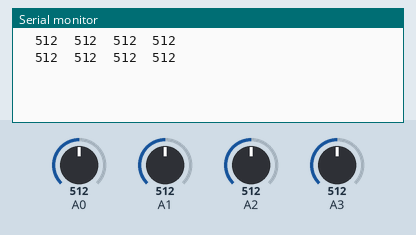
Bench run of a sketch on a simulated Arduino Uno, built with avr-gcc and run on an emulated ATmega328P. Shown: the last lines printed to the serial monitor. The test bench sets the inputs (shaded band); at power-on: A0 = 512, A1 = 512, A2 = 512, A3 = 512.

Above: at 1.5 s.
1.6 s: A0 set to 716
At 2.4 s:
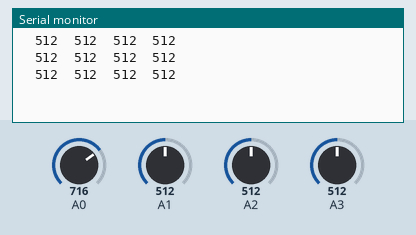
3.1 s: A1 set to 716
At 3.9 s:
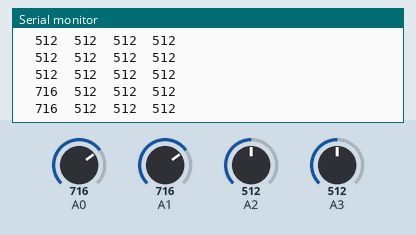
4.6 s: A2 set to 716
At 5.2 s:
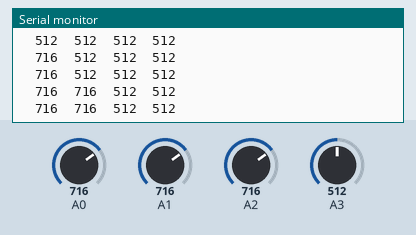
6.1 s: A3 set to 716
At 6.9 s:
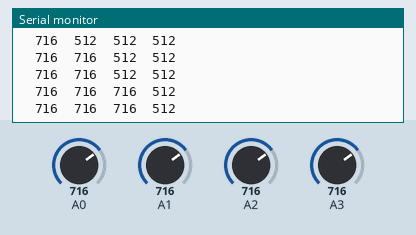
7.6 s: A0 set to 992
At 8.4 s:
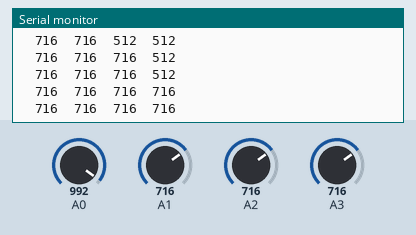
9.1 s: A1 set to 992
At 9.9 s:
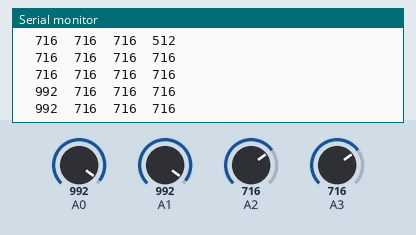
Timing chart, 0 to 11.6 s (numbered marks = the images above; inputs shaded):
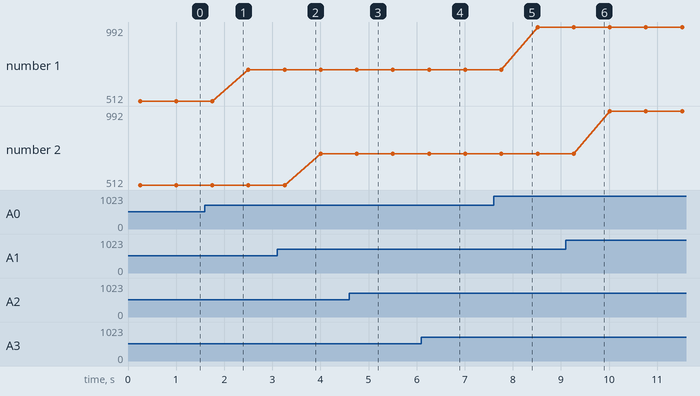

Measured:
- plotted number 1: 512 → 716 after the input at 1.6 s, 716 → 992 after the input at 7.6 s

The sketch:

LineSensorArray2.ino
```cpp
/*
 *  Hispalis RobIOTics Arduino Trainer
 *
 *  Programa: LineSensor
 *
 *  Proposito:
 *
 *      Test del sensor de Linea
 *
 *  Version: ArduinoTrainer v1.0 / Hercules v1.0
 *  Revision:Octubre 2017
 *
 *  Proposito:
 *
 *      1)    Test del Sensor de Linea integrado
 *
 *      *)    Conceptos de Programacion: Arrays, funciones
 *                                    Paso de un array como argumento
 *
 *  Notas:
 *
 *  El sensor emplea las entradas analógicas A0 - A3
 *
 */


//  Constantes de preprocesador
#define PARA delay(250)

//  Prototipos
void PrintLineSensor( int [] );
void LeeLineSensor( int [] );


//    Programa principal


void setup()
{
  Serial.begin( 115200 );
}


void loop()
{
  int irsensor[4];
  int ind;

  for(;;)
  {
    LeeLineSensor( irsensor );
    PARA;

    PrintLineSensor( irsensor );
    PARA;
  }
}


//    Fin del programa principal


void LeeLineSensor( int a[] )
{
    a[0]= analogRead( A0 );
    a[1]= analogRead( A1 );
    a[2]= analogRead( A2 );
    a[3]= analogRead( A3 );
}


void PrintLineSensor( int a[] )
{

  for( int ind =0; ind <4 ; ind++)
    Serial.print("\t"+String( a[ind] ));
  Serial.println("");
  delay(250);
}
```
